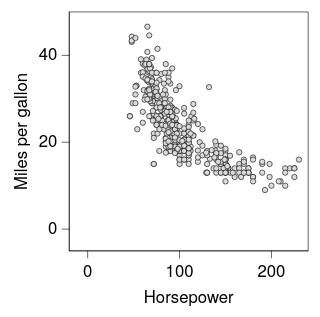

Source (Vega-Lite JSON):
### Vega-Lite specification from a JSON file in a GitHub repository (floating-point values rounded to 4 significant figures; data arrays with more than 128 entries replaced by an {"elided": "..."} marker saying what was removed)
{"background": null, "config": {"arc": {"fill": "#DBDBDB", "fillOpacity": 1.0, "innerRadius": 25.0, "padAngle": 0.03, "stroke": "black", "strokeOpacity": 1, "strokeWidth": 0.25}, "area": {"fill": "#DBDBDB", "fillOpacity": 1.0, "stroke": "black", "strokeOpacity": 1, "strokeWidth": 0.25}, "axis": {"domain": true, "domainCap": "round", "domainColor": "black", "domainWidth": 0.25, "grid": false, "gridCap": "round", "gridColor": "#F1F1F1", "gridDash": [0, 0], "gridOpacity": 1.0, "gridWidth": 0.25, "labelColor": "black", "labelFont": "Helvetica Neue, HelveticaNeue, Helvetica, Arial, sans-serif", "labelFontSize": 7, "labelFontStyle": "normal", "labelFontWeight": 400, "offset": 0, "ticks": true, "tickCap": "round", "tickColor": "black", "tickRound": false, "tickSize": 3, "tickWidth": 0.25, "titleColor": "black", "titleFont": "Helvetica Neue, HelveticaNeue, Helvetica, Arial, sans-serif", "titleFontSize": 7, "titleFontStyle": "normal", "titleFontWeight": 400}, "axisX": {"domain": true, "labelAlign": "center", "labelAngle": 0, "labels": true, "ticks": true, "translate": 0}, "axisY": {"domain": true, "labelAlign": "right", "labelAngle": 0, "labels": true, "ticks": true, "translate": 0}, "axisRight": {"domain": true, "labelAlign": "left", "labelAngle": 0, "labels": true, "ticks": true, "translate": 0}, "axisTop": {"domain": true, "labelAlign": "center", "labelAngle": 0, "labels": true, "ticks": true, "translate": 0}, "axisBand": {"tickOffset": 0}, "bar": {"fill": "#DBDBDB", "fillOpacity": 1.0, "stroke": "black", "strokeOpacity": 1, "strokeWidth": 0.25}, "boxplot": {"size": 9.0, "ticks": {"cornerRadius": 0.25, "fill": "black", "opacity": 1, "size": 4.5, "thickness": 0.25}, "box": {"fillOpacity": 1.0, "stroke": "black", "strokeOpacity": 1, "strokeWidth": 0.25}, "median": {"cornerRadius": 0, "fill": "black", "fillOpacity": 1.0, "opacity": 1, "size": 9.0, "thickness": 0.25}, "rule": {"fill": "black", "fillOpacity": 1.0, "size": 10.0, "stroke": "black", "strokeDash": [0, 0], "strokeOpacity": 1, "strokeWidth": 0.25}, "outliers": {"color": "black", "fill": "black", "fillOpacity": 1.0, "size": 0, "stroke": "black", "strokeOpacity": 1, "strokeWidth": 0.25}}, "circle": {"fill": "black", "fillOpacity": 1.0, "size": 1.25, "stroke": null, "strokeOpacity": 1, "strokeWidth": 0.25}, "errorband": {"band": {"fillOpacity": 0.6, "stroke": null, "strokeWidth": 0.25, "strokeOpacity": 1}, "borders": {"opacity": 0, "strokeOpacity": 0.25, "strokeWidth": 1}}, "errorbar": {"opacity": 1, "rule": {"strokeDash": [0, 0], "strokeWidth": 0.25}, "ticks": {"color": "black", "cornerRadius": 0.125, "opacity": 1, "size": 6.0, "thickness": 0.25}, "thickness": 0.25}, "font": "Helvetica Neue, HelveticaNeue, Helvetica, Arial, sans-serif", "geoshape": {"fill": "#DBDBDB", "fillOpacity": 1.0, "stroke": "black", "strokeOpacity": 1, "strokeWidth": 0.25}, "header": {"labelColor": "black", "labelFont": "Helvetica Neue, HelveticaNeue, Helvetica, Arial, sans-serif", "labelFontSize": 7, "labelFontStyle": "normal", "labelFontWeight": 400, "titleColor": "black", "titleFont": "Helvetica Neue, HelveticaNeue, Helvetica, Arial, sans-serif", "titleFontSize": 7, "titleFontStyle": "normal", "titleFontWeight": 400, "titlePadding": 0}, "legend": {"disable": false, "offset": 4.5, "titlePadding": 4, "labelOffset": 2, "gradientLabelOffset": 2, "gradientLength": 50.0, "gradientThickness": 5.0, "gradientOpacity": 1.0, "gradientStrokeColor": "black", "gradientStrokeWidth": 0.25, "labelColor": "black", "labelFont": "Helvetica Neue, HelveticaNeue, Helvetica, Arial, sans-serif", "labelFontSize": 7, "labelFontStyle": "normal", "labelFontWeight": 400, "strokeColor": "black", "strokeWidth": 0, "symbolSize": 42, "symbolStrokeColor": "black", "symbolStrokeWidth": 0.25, "titleColor": "black", "titleFont": "Helvetica Neue, HelveticaNeue, Helvetica, Arial, sans-serif", "titleFontSize": 7, "titleFontStyle": "normal", "titleFontWeight": 400}, "line": {"color": "black", "stroke": "black", "strokeCap": "butt", "strokeDash": [0, 0], "strokeOpacity": 1, "strokeWidth": 0.5}, "point": {"filled": true, "fill": "#DBDBDB", "fillOpacity": 1.0, "size": 5.0, "stroke": "black", "strokeOpacity": 1, "strokeWidth": 0.25}, "range": {"category": ["#B2B2B2", "#4A7CD3", "#008542", "#664CAF", "#509F98", "#636363", "#284F93", "#005226", "#382864", "#285753"], "diverging": {"scheme": ["#443E60", "#5F597E", "#7C759B", "#9994B6", "#B7B4CC", "#D6D5DC", "#F6F6F6", "#D1DAD9", "#A4C2BF", "#7AA9A4", "#578E89", "#37736E", "#1B5954"]}, "heatmap": {"scheme": ["#440154", "#472270", "#433E82", "#38598C", "#2C728E", "#238A8D", "#24A086", "#39B578", "#5DC862", "#96D646", "#CAE02D", "#FDE724"]}, "ordinal": {"scheme": ["#F1F1F1", "#DBDBDB", "#C6C6C6", "#B2B2B2", "#9D9D9D", "#898989", "#767676", "#636363", "#515151", "#404040", "#2F2F2F", "#1F1F1F"]}, "ramp": {"scheme": ["#440154", "#472270", "#433E82", "#38598C", "#2C728E", "#238A8D", "#24A086", "#39B578", "#5DC862", "#96D646", "#CAE02D", "#FDE724"]}}, "rule": {"color": "black", "stroke": "black", "strokeCap": "round", "strokeDash": [2, 2], "strokeOpacity": 1, "strokeWidth": 0.25}, "scale": {"barBandPaddingInner": 0.1, "rectBandPaddingInner": 0, "tickBandPaddingInner": 0.1, "bandPaddingOuter": 0.1, "bandWithNestedOffsetPaddingInner": 0.2, "bandWithNestedOffsetPaddingOuter": 0.2, "offsetBandPaddingInner": 0, "offsetBandPaddingOuter": 0, "continuousPadding": 1, "round": false}, "rect": {"fill": "#DBDBDB", "fillOpacity": 1.0, "stroke": "black", "strokeOpacity": 1, "strokeWidth": 0.25}, "square": {"fill": "#DBDBDB", "fillOpacity": 1.0, "size": 10.0, "stroke": "black", "strokeOpacity": 1, "strokeWidth": 0.25}, "text": {"color": "black", "font": "Helvetica Neue, HelveticaNeue, Helvetica, Arial, sans-serif", "fontSize": 7, "fontStyle": "normal", "fontWeight": 400}, "tick": {"color": "black", "cornerRadius": 0.125, "opacity": 1.0, "size": 9.0, "thickness": 0.25}, "title": {"anchor": "middle", "frame": "group", "color": "black", "font": "Helvetica Neue, HelveticaNeue, Helvetica, Arial, sans-serif", "fontSize": 7, "fontStyle": "normal", "fontWeight": 400, "subtitleColor": "black", "subtitleFont": "Helvetica Neue, HelveticaNeue, Helvetica, Arial, sans-serif", "subtitleFontSize": "Helvetica Neue, HelveticaNeue, Helvetica, Arial, sans-serif", "subtitleFontStyle": "normal", "subtitleFontWeight": 400}, "trail": {"color": "black", "opacity": 1, "size": 0.5}, "view": {"continuousWidth": 100, "continuousHeight": 100, "discreteWidth": 100, "discreteHeight": 100, "fill": null, "stroke": "black", "strokeWidth": 0.25}}, "data": {"name": "data-7285c4e2e195e5a75737a34913199f5f"}, "mark": {"type": "point"}, "encoding": {"x": {"field": "Horsepower", "type": "quantitative"}, "y": {"field": "Miles_per_Gallon", "title": "Miles per gallon", "type": "quantitative"}}, "$schema": "https://vega.github.io/schema/vega-lite/v6.4.1.json", "datasets": {"data-7285c4e2e195e5a75737a34913199f5f": {"elided": "392 records"}}}
